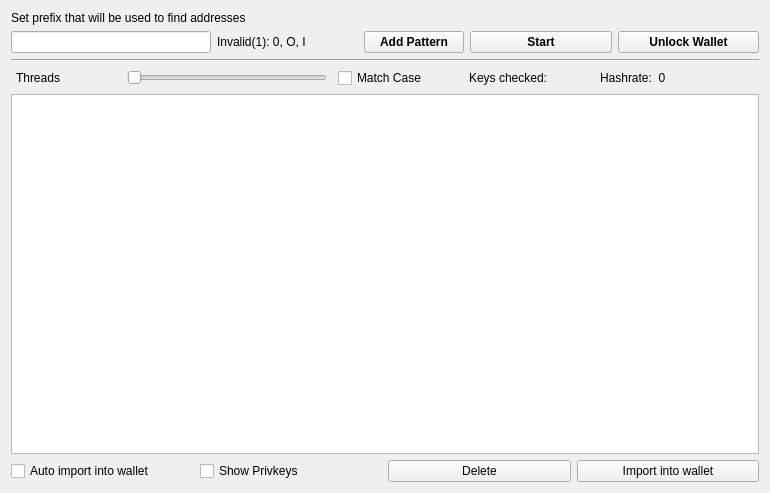
<?xml version="1.0" encoding="UTF-8"?>
<ui version="4.0">
 <class>VanityGenPage</class>
 <widget class="QWidget" name="VanityGenPage">
  <property name="geometry">
   <rect>
    <x>0</x>
    <y>0</y>
    <width>770</width>
    <height>493</height>
   </rect>
  </property>
  <property name="minimumSize">
   <size>
    <width>770</width>
    <height>380</height>
   </size>
  </property>
  <property name="windowTitle">
   <string>Form</string>
  </property>
  <layout class="QHBoxLayout" name="horizontalLayout_3">
   <item>
    <layout class="QVBoxLayout" name="verticalLayout">
     <item>
      <layout class="QVBoxLayout" name="verticalLayout_4"/>
     </item>
     <item>
      <widget class="QLabel" name="label_4">
       <property name="text">
        <string>Set prefix that will be used to find addresses</string>
       </property>
      </widget>
     </item>
     <item>
      <layout class="QVBoxLayout" name="verticalLayout_2">
       <item>
        <layout class="QHBoxLayout" name="horizontalLayout">
         <item>
          <widget class="QLineEdit" name="lineEdit">
           <property name="sizePolicy">
            <sizepolicy hsizetype="Fixed" vsizetype="Fixed">
             <horstretch>0</horstretch>
             <verstretch>0</verstretch>
            </sizepolicy>
           </property>
           <property name="minimumSize">
            <size>
             <width>200</width>
             <height>0</height>
            </size>
           </property>
          </widget>
         </item>
         <item>
          <widget class="QLabel" name="labelAllowed">
           <property name="layoutDirection">
            <enum>Qt::LeftToRight</enum>
           </property>
           <property name="text">
            <string>Invalid(1): 0, O, I</string>
           </property>
          </widget>
         </item>
         <item>
          <widget class="QPushButton" name="buttonPattern">
           <property name="sizePolicy">
            <sizepolicy hsizetype="Fixed" vsizetype="Fixed">
             <horstretch>0</horstretch>
             <verstretch>0</verstretch>
            </sizepolicy>
           </property>
           <property name="minimumSize">
            <size>
             <width>100</width>
             <height>0</height>
            </size>
           </property>
           <property name="font">
            <font>
             <weight>75</weight>
             <bold>true</bold>
            </font>
           </property>
           <property name="text">
            <string>Add Pattern</string>
           </property>
          </widget>
         </item>
         <item>
          <widget class="QPushButton" name="buttonStart">
           <property name="font">
            <font>
             <weight>75</weight>
             <bold>true</bold>
            </font>
           </property>
           <property name="text">
            <string>Start</string>
           </property>
          </widget>
         </item>
         <item>
          <widget class="QPushButton" name="buttonUnlock">
           <property name="font">
            <font>
             <weight>75</weight>
             <bold>true</bold>
            </font>
           </property>
           <property name="text">
            <string>Unlock Wallet</string>
           </property>
          </widget>
         </item>
        </layout>
       </item>
      </layout>
     </item>
     <item>
      <widget class="Line" name="line">
       <property name="orientation">
        <enum>Qt::Horizontal</enum>
       </property>
      </widget>
     </item>
     <item>
      <layout class="QVBoxLayout" name="verticalLayout_3">
       <item>
        <layout class="QHBoxLayout" name="horizontalLayout_2">
         <item>
          <widget class="QLabel" name="labelNrThreads">
           <property name="minimumSize">
            <size>
             <width>100</width>
             <height>0</height>
            </size>
           </property>
           <property name="maximumSize">
            <size>
             <width>100</width>
             <height>16777215</height>
            </size>
           </property>
           <property name="text">
            <string>Threads </string>
           </property>
          </widget>
         </item>
         <item>
          <widget class="QSlider" name="horizontalSlider">
           <property name="sizePolicy">
            <sizepolicy hsizetype="Fixed" vsizetype="Preferred">
             <horstretch>0</horstretch>
             <verstretch>0</verstretch>
            </sizepolicy>
           </property>
           <property name="minimumSize">
            <size>
             <width>200</width>
             <height>0</height>
            </size>
           </property>
           <property name="minimum">
            <number>0</number>
           </property>
           <property name="maximum">
            <number>4</number>
           </property>
           <property name="orientation">
            <enum>Qt::Horizontal</enum>
           </property>
          </widget>
         </item>
         <item>
          <widget class="QCheckBox" name="checkBoxMatchCase">
           <property name="sizePolicy">
            <sizepolicy hsizetype="Preferred" vsizetype="Preferred">
             <horstretch>0</horstretch>
             <verstretch>0</verstretch>
            </sizepolicy>
           </property>
           <property name="minimumSize">
            <size>
             <width>120</width>
             <height>0</height>
            </size>
           </property>
           <property name="maximumSize">
            <size>
             <width>120</width>
             <height>16777215</height>
            </size>
           </property>
           <property name="text">
            <string>Match Case</string>
           </property>
          </widget>
         </item>
         <item>
          <widget class="QLabel" name="labelKeysChecked">
           <property name="maximumSize">
            <size>
             <width>120</width>
             <height>16777215</height>
            </size>
           </property>
           <property name="text">
            <string>Keys checked:</string>
           </property>
          </widget>
         </item>
         <item>
          <widget class="QLabel" name="labelHashrate">
           <property name="maximumSize">
            <size>
             <width>150</width>
             <height>16777215</height>
            </size>
           </property>
           <property name="text">
            <string>Hashrate:  0</string>
           </property>
          </widget>
         </item>
        </layout>
       </item>
      </layout>
     </item>
     <item>
      <widget class="QTableView" name="tableView">
       <property name="editTriggers">
        <set>QAbstractItemView::NoEditTriggers</set>
       </property>
       <property name="selectionMode">
        <enum>QAbstractItemView::SingleSelection</enum>
       </property>
       <property name="selectionBehavior">
        <enum>QAbstractItemView::SelectRows</enum>
       </property>
      </widget>
     </item>
     <item>
      <layout class="QVBoxLayout" name="verticalLayout_6">
       <item>
        <layout class="QHBoxLayout" name="horizontalLayout_4">
         <item>
          <widget class="QCheckBox" name="checkBoxAutoImport">
           <property name="text">
            <string>Auto import into wallet </string>
           </property>
          </widget>
         </item>
         <item>
          <widget class="QCheckBox" name="checkBoxShowPrivKeys">
           <property name="text">
            <string>Show Privkeys</string>
           </property>
          </widget>
         </item>
         <item>
          <widget class="QPushButton" name="buttonDelete">
           <property name="text">
            <string>Delete</string>
           </property>
          </widget>
         </item>
         <item>
          <widget class="QPushButton" name="buttonImport">
           <property name="text">
            <string>Import into wallet</string>
           </property>
          </widget>
         </item>
        </layout>
       </item>
      </layout>
     </item>
    </layout>
   </item>
  </layout>
 </widget>
 <resources/>
 <connections/>
</ui>
